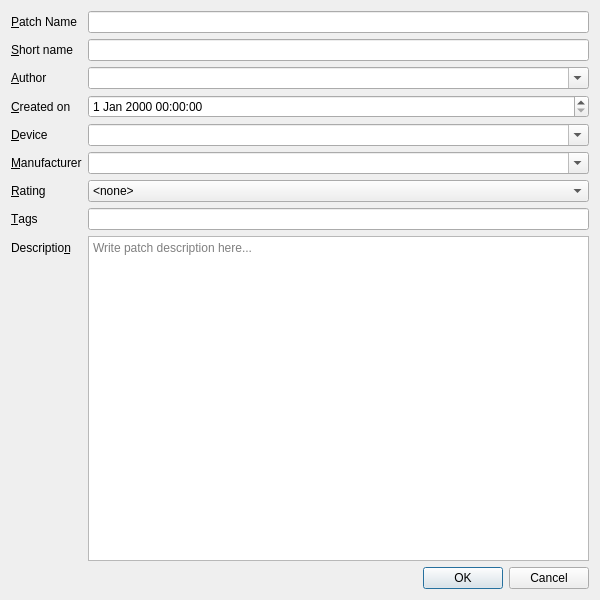
<?xml version="1.0" encoding="UTF-8"?>
<ui version="4.0">
 <class>AddPatchDialog</class>
 <widget class="QDialog" name="AddPatchDialog">
  <property name="geometry">
   <rect>
    <x>0</x>
    <y>0</y>
    <width>600</width>
    <height>600</height>
   </rect>
  </property>
  <property name="windowTitle">
   <string>Dialog</string>
  </property>
  <layout class="QVBoxLayout" name="form_layout">
   <item>
    <layout class="QFormLayout" name="formLayout">
     <item row="0" column="0">
      <widget class="QLabel" name="name_lbl">
       <property name="text">
        <string>&amp;Patch Name</string>
       </property>
       <property name="buddy">
        <cstring>name_entry</cstring>
       </property>
      </widget>
     </item>
     <item row="0" column="1">
      <widget class="QLineEdit" name="name_entry">
       <property name="toolTip">
        <string>Patch name as shown in the library</string>
       </property>
      </widget>
     </item>
     <item row="1" column="0">
      <widget class="QLabel" name="shortname_lbl">
       <property name="text">
        <string>&amp;Short name</string>
       </property>
       <property name="buddy">
        <cstring>shortname_entry</cstring>
       </property>
      </widget>
     </item>
     <item row="1" column="1">
      <widget class="QLineEdit" name="shortname_entry">
       <property name="toolTip">
        <string>Patch name as shown on the device display</string>
       </property>
       <property name="maxLength">
        <number>10</number>
       </property>
      </widget>
     </item>
     <item row="2" column="0">
      <widget class="QLabel" name="author_lbl">
       <property name="text">
        <string>&amp;Author</string>
       </property>
       <property name="buddy">
        <cstring>author_cb</cstring>
       </property>
      </widget>
     </item>
     <item row="2" column="1">
      <widget class="QComboBox" name="author_cb">
       <property name="editable">
        <bool>true</bool>
       </property>
       <property name="insertPolicy">
        <enum>QComboBox::NoInsert</enum>
       </property>
       <property name="sizeAdjustPolicy">
        <enum>QComboBox::AdjustToContentsOnFirstShow</enum>
       </property>
       <property name="minimumContentsLength">
        <number>2</number>
       </property>
      </widget>
     </item>
     <item row="3" column="0">
      <widget class="QLabel" name="created_lbl">
       <property name="text">
        <string>&amp;Created on</string>
       </property>
       <property name="buddy">
        <cstring>created_dt</cstring>
       </property>
      </widget>
     </item>
     <item row="3" column="1">
      <widget class="QDateTimeEdit" name="created_dt"/>
     </item>
     <item row="4" column="0">
      <widget class="QLabel" name="device_lbl">
       <property name="text">
        <string>&amp;Device</string>
       </property>
       <property name="buddy">
        <cstring>device_cb</cstring>
       </property>
      </widget>
     </item>
     <item row="4" column="1">
      <widget class="QComboBox" name="device_cb">
       <property name="editable">
        <bool>true</bool>
       </property>
       <property name="insertPolicy">
        <enum>QComboBox::NoInsert</enum>
       </property>
       <property name="minimumContentsLength">
        <number>2</number>
       </property>
      </widget>
     </item>
     <item row="5" column="0">
      <widget class="QLabel" name="manufacturer_lbl">
       <property name="text">
        <string>&amp;Manufacturer</string>
       </property>
       <property name="buddy">
        <cstring>manufacturer_cb</cstring>
       </property>
      </widget>
     </item>
     <item row="5" column="1">
      <widget class="QComboBox" name="manufacturer_cb">
       <property name="editable">
        <bool>true</bool>
       </property>
       <property name="insertPolicy">
        <enum>QComboBox::NoInsert</enum>
       </property>
       <property name="minimumContentsLength">
        <number>2</number>
       </property>
      </widget>
     </item>
     <item row="7" column="0">
      <widget class="QLabel" name="tags_lbl">
       <property name="text">
        <string>&amp;Tags</string>
       </property>
       <property name="buddy">
        <cstring>tags_entry</cstring>
       </property>
      </widget>
     </item>
     <item row="7" column="1">
      <widget class="QLineEdit" name="tags_entry">
       <property name="toolTip">
        <string>Comma-separated list of tags to assign to patch</string>
       </property>
      </widget>
     </item>
     <item row="8" column="0">
      <widget class="QLabel" name="description_lbl">
       <property name="text">
        <string>Descriptio&amp;n</string>
       </property>
       <property name="buddy">
        <cstring>description_entry</cstring>
       </property>
      </widget>
     </item>
     <item row="8" column="1">
      <widget class="QPlainTextEdit" name="description_entry">
       <property name="tabChangesFocus">
        <bool>true</bool>
       </property>
       <property name="placeholderText">
        <string>Write patch description here...</string>
       </property>
      </widget>
     </item>
     <item row="6" column="0">
      <widget class="QLabel" name="rating_lbl">
       <property name="text">
        <string>&amp;Rating</string>
       </property>
       <property name="buddy">
        <cstring>rating_cb</cstring>
       </property>
      </widget>
     </item>
     <item row="6" column="1">
      <widget class="QComboBox" name="rating_cb">
       <item>
        <property name="text">
         <string>&lt;none&gt;</string>
        </property>
       </item>
       <item>
        <property name="text">
         <string>*</string>
        </property>
       </item>
       <item>
        <property name="text">
         <string>* *</string>
        </property>
       </item>
       <item>
        <property name="text">
         <string>* * *</string>
        </property>
       </item>
       <item>
        <property name="text">
         <string>* * * *</string>
        </property>
       </item>
       <item>
        <property name="text">
         <string>* * * * *</string>
        </property>
       </item>
      </widget>
     </item>
    </layout>
   </item>
   <item>
    <widget class="QDialogButtonBox" name="buttonBox">
     <property name="orientation">
      <enum>Qt::Horizontal</enum>
     </property>
     <property name="standardButtons">
      <set>QDialogButtonBox::Cancel|QDialogButtonBox::Ok</set>
     </property>
    </widget>
   </item>
  </layout>
 </widget>
 <resources/>
 <connections>
  <connection>
   <sender>buttonBox</sender>
   <signal>accepted()</signal>
   <receiver>AddPatchDialog</receiver>
   <slot>accept()</slot>
   <hints>
    <hint type="sourcelabel">
     <x>248</x>
     <y>254</y>
    </hint>
    <hint type="destinationlabel">
     <x>157</x>
     <y>274</y>
    </hint>
   </hints>
  </connection>
  <connection>
   <sender>buttonBox</sender>
   <signal>rejected()</signal>
   <receiver>AddPatchDialog</receiver>
   <slot>reject()</slot>
   <hints>
    <hint type="sourcelabel">
     <x>316</x>
     <y>260</y>
    </hint>
    <hint type="destinationlabel">
     <x>286</x>
     <y>274</y>
    </hint>
   </hints>
  </connection>
 </connections>
</ui>
